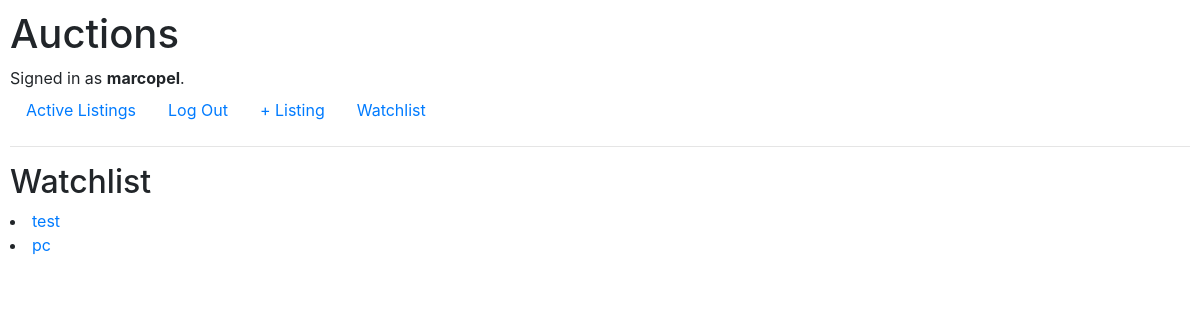
/wishlist (signed in), run on an earlier commit of the app's database.
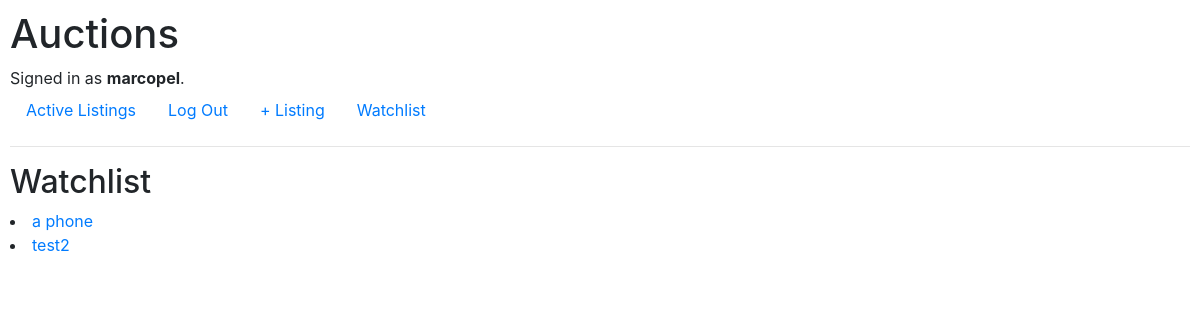
And on a later commit of the database.
### auctions/models.py (models this page shows, shortened)
class Wishlist(models.Model):
    product = models.ForeignKey(AuctionListing, related_name="wishlist",
                                on_delete= models.CASCADE,
                                null=True, blank=True)
    user = models.ForeignKey(User, on_delete=models.CASCADE)
    def __str__(self):
        return f"{self.product}"

class AuctionListing(models.Model):
    product = models.CharField(max_length=255)
    description = models.TextField(default="none")
    category = models.CharField(max_length=255)
    initial_price = models.PositiveIntegerField(default=0)
    sold = models.BooleanField(default=False)
    user = models.ForeignKey(User, on_delete=models.CASCADE)
    def __str__(self):
        return f"{self.product}"

### auctions/views.py (the view)
# urls.py: path("wishlist", views.wishlist, name="wishlist")
def wishlist(request):
    user = request.user
    wishlist_objects = Wishlist.objects.filter(user=user)
    print(wishlist_objects)
    context = {'wishlist_objects': wishlist_objects}
    return render(request, 'auctions/wishlist.html', context)

### auctions/templates/auctions/wishlist.html (shortened to what this page needs)
{% extends "auctions/layout.html" %}
{% block body %}
<h2>Watchlist</h2>
{% if wishlist_objects %}
        {% for wishlist_object in wishlist_objects %}
            <li><a href="{% url 'listing_detail' wishlist_object.product.id %}">{{ wishlist_object.product }}</a></li>
        {% endfor %}
{% endif %}
{% endblock body%}

What changed in the data, as far as the page shows it:
removed Wishlist: product "test"
removed Wishlist: product "pc"
added Wishlist: product "a phone"
added Wishlist: product "test2"
